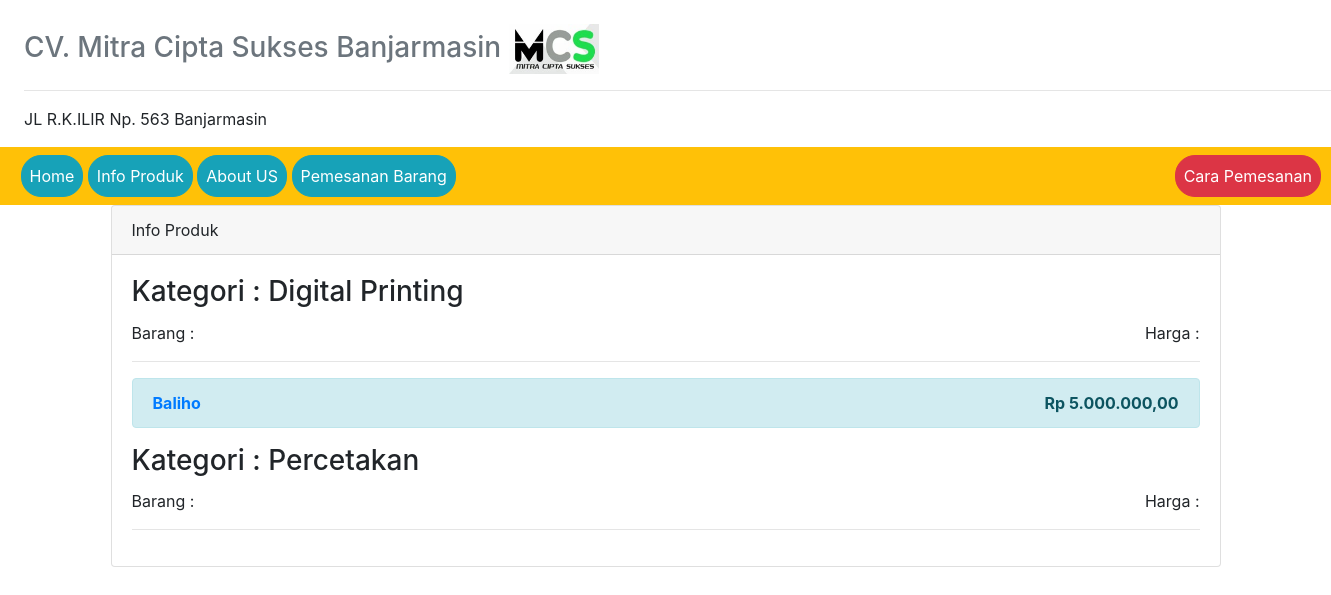
/?view=info-produk, run on the app's committed database.
### tables this page shows
CREATE TABLE `kategori` (
  `id_kategori` int(50) NOT NULL,
  `nama_kategori` varchar(50) NOT NULL
);

CREATE TABLE `nama_barang` (
  `kode_barang` int(50) NOT NULL,
  `nama_barang` varchar(50) NOT NULL,
  `gambar_barang` varchar(100) NOT NULL,
  `type_barang` varchar(50) NOT NULL,
  `kategori` int(50) NOT NULL,
  `harga` int(50) NOT NULL,
  `keterangan` varchar(100) NOT NULL
);

### models/admin.php (called while the page is built, shortened)
<?php
class Admin
{
  private $mysqli;
  function __construct($mysqli)
  {
    $this->mysqli = $mysqli;
  }
  public function showBarangKategori($id_kategori)
  {
    $db = $this->mysqli->conn;
    $sql = " SELECT * FROM nama_barang WHERE kategori = '$id_kategori'";
    $query = $db->query($sql);
    return $query;
  }
  public function showKategori()
  {
    $db = $this->mysqli->conn;
    $sql = " SELECT * FROM kategori ";
    $query = $db->query($sql);
    return $query;
  }
}
?>

### view/info-produk.php (the view)
<div class="card">
  <div class="card-header">
    Info Produk
  </div>
  <div class="card-body">
    <?php
    $dataKategori = $objAdmin->showKategori();
    while ($kategori = $dataKategori->fetch_object()) {
    ?>
    <h3 class="card-title">Kategori : <?=$kategori->nama_kategori ?></h3>
    Barang : <span style="float: right;">Harga :</span> <hr>
    <?php
    $id_kategori = $kategori->id_kategori;
    $dataBarang = $objAdmin->showBarangKategori($id_kategori);
    while ($barang = $dataBarang->fetch_object()) {
    ?>
    <div class="alert alert-info" role="alert">
      <b> <a href="?view=detail&barang=<?=$barang->kode_barang ?>" title=""><?=$barang->nama_barang ?></a> </b> <b style="float: right;"><?php $rp = "Rp " . number_format($barang->harga,2,',','.'); echo $rp; ?></b>
    </div>
   <?php } ?>
  <?php } ?>
  </div>
</div>

### data on the page
kategori: nama_kategori "Digital Printing"
nama_barang: nama_barang "Baliho", harga "Rp 5.000.000,00"
kategori: nama_kategori "Percetakan"
